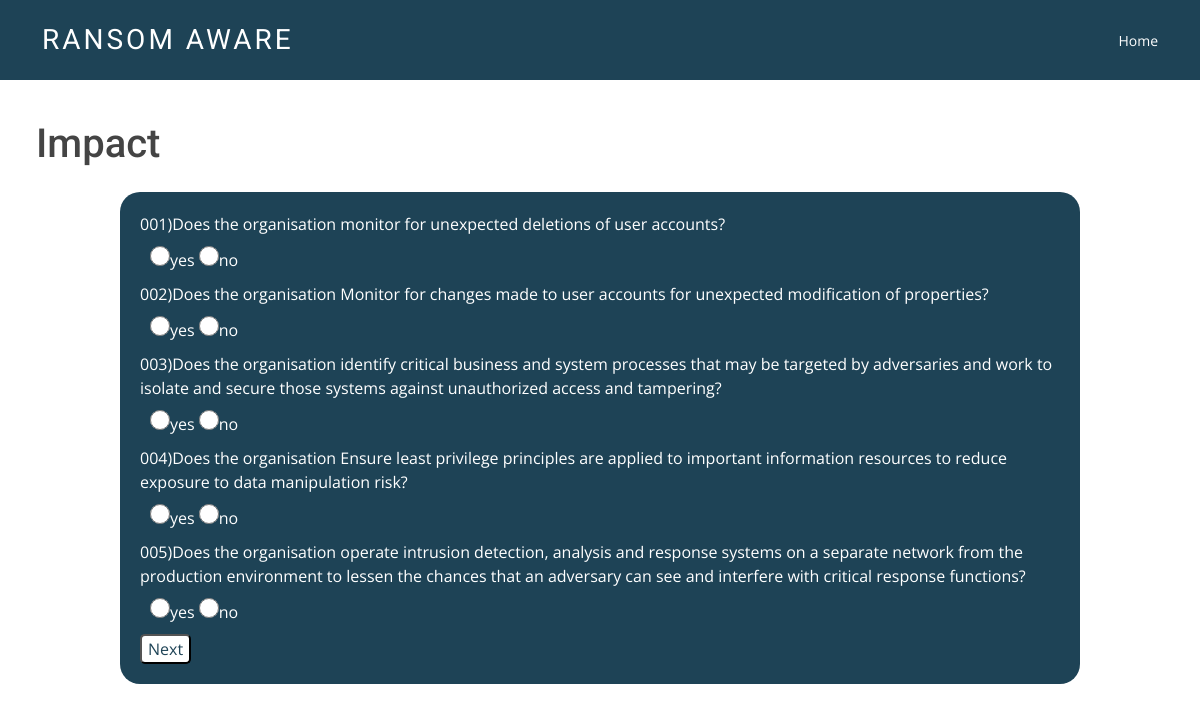
The page /q5/ on the database its author committed.
### initial_access/models.py (models this page shows, shortened)
class impact(models.Model):
    question_id = models.CharField(max_length=200)
    question=models.TextField(blank=True)
    option_A=models.CharField(max_length=200,default='yes')
    option_B=models.CharField(max_length=200,default='no')
    keywords=models.TextField(blank=True)

### initial_access/views.py (the view)
# urls.py: path('q5/',views.quiz5, name='impact'),
def quiz5(request):
    qq = impact.objects.all()
    return render(request,'initial_access/impact.html', {
        'qq':qq,
    })

### initial_access/templates/initial_access/impact.html (shortened to what this page needs)
{% extends 'initial_access/base.html' %}
{% load static %}
{% block content %}
<h1>Impact</h1>
<form class="form-container" method="post" action="/result_init/">
    <div class="qblock">
        {% for q in qq %}
        <div class="question">{{q.question_id}}){{q.question}}</div>
        <div class="option">
            <input type="radio" name="{{q.question}}" value="option_A">{{q.option_A}}</input>
            <input type="radio" name="{{q.question}}" value="option_B">{{q.option_B}}</input>
        </div>
        {% endfor %}
        <div><button type="submit">Next</button></div>
    </div>
</form>
{% endblock %}

### initial_access/static/assets/css/style.css (style rules this page uses)
body { font-family: "Open Sans", sans-serif; color: #444; }
h1, h2, h3, h4, h5, h6, .font-primary { font-family: "Roboto", sans-serif; }

### initial_access/templates/initial_access/impact.html (style rules this page uses)
.qblock { padding: 20px; margin-left: 10%; margin-right: 10%; margin-top: 0; background-color: #1e4356; color: white; border-radius: 20px; }
input[type=radio] { color:#2b607c; width: 20px; height: 20px; font-weight: 20px; }
.option { padding: 10px; }
input { display: inline; }
button { background-color: white; color: #1e4356; border-radius: 5px; display: flex; flex-wrap: center; }
h1 { margin-top: 10%; margin-bottom: 2%; margin-left: 3%; }

### rows shown on the page
impact: question_id "001", question "Does the organisation monitor for unexpected deletions of user accounts?", option_A "yes", option_B "no"
impact: question_id "002", question "Does the organisation Monitor for changes made to user accounts for unexpected modification of properties?", option_A "yes", option_B "no"
impact: question_id "003", question "Does the organisation identify critical business and system processes that may be targeted by adversaries and work to isolate and secure those systems against unauthorized access and tampering?", option_A "yes", option_B "no"
impact: question_id "004", question "Does the organisation Ensure least privilege principles are applied to important information resources to reduce exposure to data manipulation risk?", option_A "yes", option_B "no"
impact: question_id "005", question "Does the organisation operate intrusion detection, analysis and response systems on a separate network from the production environment to lessen the chances that an adversary can see and interfere with critical response functions?", option_A "yes", option_B "no"
